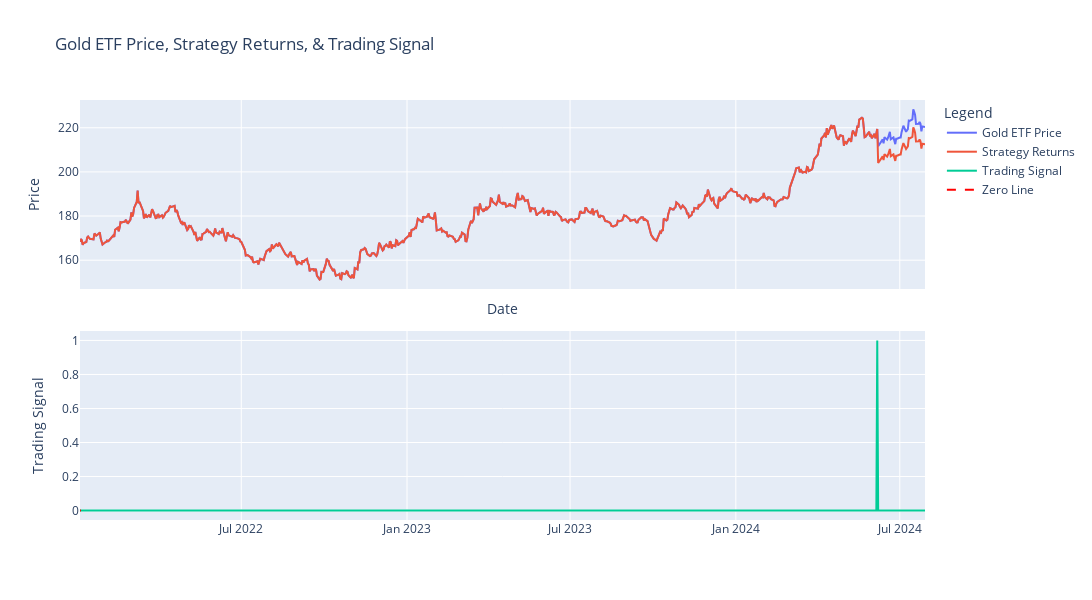

The code cell stored with this chart in its notebook:
### Markdown cell above
Overall, while the strategy effectively controlled downside risk, it failed to generate sufficient returns relative to the risk taken, as indicated by the negative Sharpe ratio. Further optimization may be needed to improve profitability without increasing the drawdown.

### Code cell
# Plot the strategy returns and equity curve
fig = make_subplots(rows=2, cols=1, shared_xaxes=True, vertical_spacing=0.1)

# First subplot: Gold ETF Price and Strategy Returns
fig.add_trace(go.Scatter(x=gold.index, y=gold['Price'], mode='lines', name='Gold ETF Price'), row=1, col=1)

fig.add_trace(go.Scatter(x=gold.index, y=gold['Price'] * (1 + gold['Strategy Returns'].cumsum().fillna(0)),
                                                          mode='lines', name='Strategy Returns'), row=1, col=1)

# Second subplot: Trading Signal
fig.add_trace(go.Scatter(x=gold.index, y=gold['Trading Signal'], mode='lines', name='Trading Signal'), row=2, col=1)

# Add a horizontal line at y=0 for the Trading Signal
fig.add_trace(go.Scatter(x=gold.index, y=[0,0], 
                         mode='lines', line=dict(color='red', dash='dash'), name='Zero Line'), row=2, col=1)

# Update layout
fig.update_layout(
    title='Gold ETF Price, Strategy Returns, & Trading Signal',
    xaxis_title='Date',
    yaxis_title='Price',
    legend_title='Legend',
    autosize=False,
    width=1100,
    height=600
)

# Update y-axis titles for each subplot
fig.update_yaxes(title_text="Price", row=1, col=1)
fig.update_yaxes(title_text="Trading Signal", row=2, col=1)

# Show the plot
fig.show()

### Figure 1 — Plotly figure (JSON) as saved in the notebook; plotly's stock layout.template omitted (floating-point values rounded to 4 significant figures; data arrays with more than 128 entries replaced by an {"elided": "..."} marker saying what was removed)
{"data": [{"mode": "lines", "name": "Gold ETF Price", "type": "scatter", "x": {"elided": "645 str values"}, "xaxis": "x", "y": {"elided": "645 float values"}, "yaxis": "y"}, {"mode": "lines", "name": "Strategy Returns", "type": "scatter", "x": {"elided": "645 str values"}, "xaxis": "x", "y": {"elided": "645 float values"}, "yaxis": "y"}, {"mode": "lines", "name": "Trading Signal", "type": "scatter", "x": {"elided": "645 str values"}, "xaxis": "x2", "y": {"elided": "645 int values"}, "yaxis": "y2"}, {"line": {"color": "red", "dash": "dash"}, "mode": "lines", "name": "Zero Line", "type": "scatter", "x": {"elided": "645 str values"}, "xaxis": "x2", "y": [0, 0], "yaxis": "y2"}], "layout": {"autosize": false, "height": 600, "legend": {"title": {"text": "Legend"}}, "title": {"text": "Gold ETF Price, Strategy Returns, & Trading Signal"}, "width": 1100, "xaxis": {"anchor": "y", "domain": [0, 1], "matches": "x2", "showticklabels": false, "title": {"text": "Date"}}, "xaxis2": {"anchor": "y2", "domain": [0, 1]}, "yaxis": {"anchor": "x", "domain": [0.55, 1], "title": {"text": "Price"}}, "yaxis2": {"anchor": "x2", "domain": [0, 0.45], "title": {"text": "Trading Signal"}}}}
